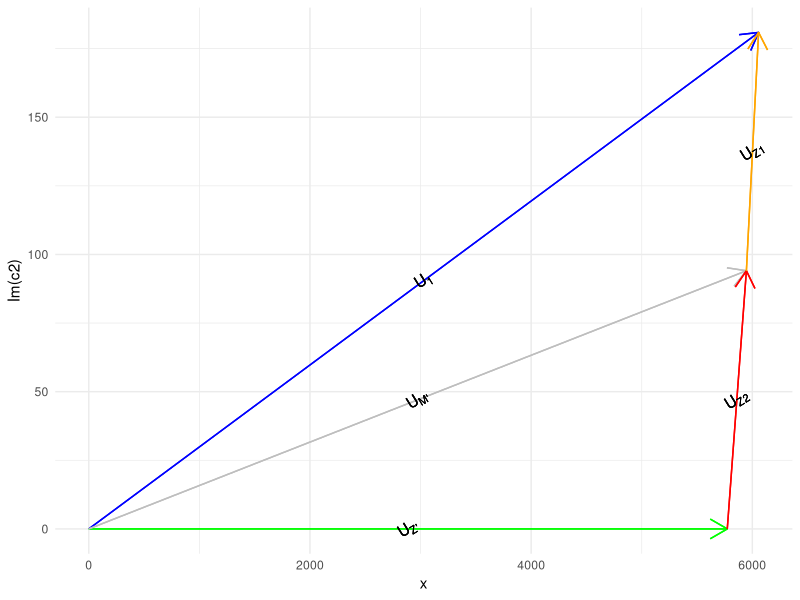

The R source for this figure:
library(ggplot2)

R2strich <- 3.19
X2strich <- 9.74
Z2strich <- complex(real = R2strich, imag = X2strich)

R1 <- 0.077
X2 <- 6.28
Z1 <- complex(real=R1, imag=X2)

XMstrich <- 1413.7

ratio <- 10 / 0.4

U_Zstrich <- 10 * 10^(3) / sqrt(3)

Z <- complex( real = 350 * 10^(-3), imag = 330 * 10^(-3))

#===============================

Zstrich <- Z * (ratio^2) # !!!!

I2strich <- U_Zstrich / Zstrich

U_Z2 <- I2strich * Z2strich

U_Mstrich <- U_Z2 + U_Zstrich

I1 <- (U_Mstrich / (complex(real = 0, imag = XMstrich))) + I2strich

U_Z1 <- I1 * Z1

U1 <- U_Z1 + U_Mstrich

#===============================

outputName <- "zeigerbild.pdf"
width      <- 10
height     <- 6.18
                                        
#===============================

complex_arrow <- function (c1, color="black", c2 = complex(real=0, imag=0) ) {

  geom_segment(aes(x = Re(c2), y = Im(c2),
                   xend  = Re(c2) + Re(c1),
                   yend  = Im(c2) + Im(c1)),
               arrow = arrow(length = unit(0.5, "cm")),
               color = color)
}

annotate_arrow <- function (c1, label, c2 = complex(real=0, imag=0)) {

  annotate("text",
           x = Re(c2) + Re(c1) / 2,
           y = Im(c2) + Im(c1) / 2,
           label = label,
           angle =  atan(height/width) * 180/pi )
}

#atan((height * Im(U1))/(width * Re(U1)) ) * 180/pi


plot <- ggplot(data.frame(x=c(0, abs(U1))), aes(x)) +
  theme_minimal() +
  scale_x_continuous(limits = c(0, abs(U1)) ) +

  complex_arrow(U1, "blue") +
  annotate_arrow(U1, bquote("U"[1])) +

  complex_arrow(U_Zstrich, "green") +
  annotate_arrow(U_Zstrich, bquote("U"["Z'"])) +

  complex_arrow(U_Mstrich, "gray") +
  annotate_arrow(U_Mstrich, bquote("U"["M'"])) +

  complex_arrow(U_Z2, "red", U_Zstrich) +
  annotate_arrow(U_Z2, bquote("U"["Z2"]), c2 = U_Zstrich) +

  complex_arrow(U_Z1, "orange", U_Mstrich) +
  annotate_arrow(U_Z1, bquote("U"["Z1"]), c2 = U_Mstrich) 


pdf(outputName, width = width, height = height)
plot
